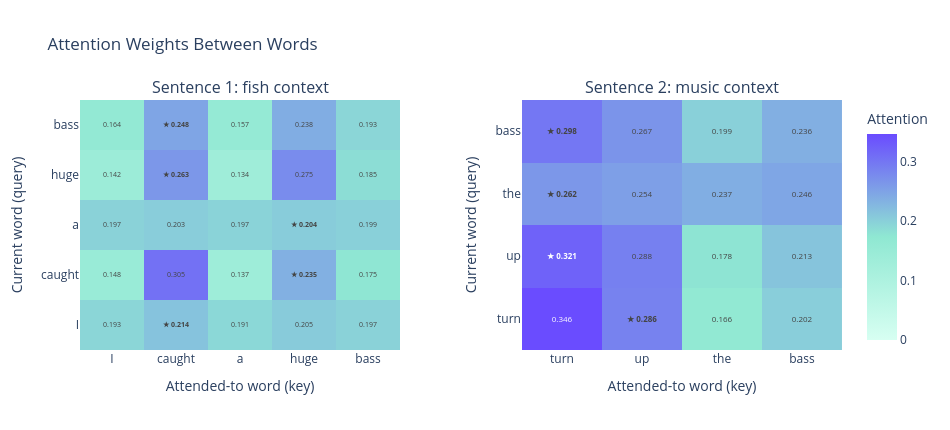

The cell this chart's notebook holds for it:
### Code cell
# softmax so it scales up to 1
def softmax(x):
    exp_x = np.exp(x - np.max(x, axis=-1, keepdims=True))
    return exp_x / exp_x.sum(axis=-1, keepdims=True)

attention_weights = softmax(scores)
attention_weights2 = softmax(scores2)

import plotly.graph_objects as go
from plotly.subplots import make_subplots

mint_to_purple = [
    [0.0, "#D7FFF2"],
    [0.5, "#8FE8D2"],
    [1.0, "#6A4CFF"],
]


def attention_labels(weights):
    labels = np.array([[f"{value:.3f}" for value in row] for row in weights], dtype=object)
    weights_without_self = weights.copy()
    np.fill_diagonal(weights_without_self, -np.inf)
    max_cols = np.argmax(weights_without_self, axis=1)
    for row_idx, col_idx in enumerate(max_cols):
        labels[row_idx, col_idx] = f"<b>★ {weights[row_idx, col_idx]:.3f}</b>"
    return labels


fig = make_subplots(
    rows=1,
    cols=2,
    subplot_titles=("Sentence 1: fish context", "Sentence 2: music context"),
    horizontal_spacing=0.16,
)

for col, (weights, words) in enumerate(
    [(attention_weights, sentence1), (attention_weights2, sentence2)],
    start=1,
):
    fig.add_trace(
        go.Heatmap(
            z=weights,
            x=words,
            y=words,
            text=attention_labels(weights),
            texttemplate="%{text}",
            colorscale=mint_to_purple,
            zmin=0,
            zmax=max(attention_weights.max(), attention_weights2.max()),
            colorbar=dict(title="Attention") if col == 2 else None,
            showscale=(col == 2),
        ),
        row=1,
        col=col,
    )

fig.update_xaxes(title_text="Attended-to word (key)")
fig.update_yaxes(title_text="Current word (query)")
fig.update_layout(
    title="Attention Weights Between Words",
    height=430,
    width=950,
    template="plotly_white",
)
fig.show()

### Figure 1 — Plotly figure (JSON) as saved in the notebook; plotly's stock layout.template omitted (floating-point values rounded to 4 significant figures)
{"data": [{"colorscale": [[0, "#D7FFF2"], [0.5, "#8FE8D2"], [1, "#6A4CFF"]], "showscale": false, "text": [["0.193", "<b>★ 0.214</b>", "0.191", "0.205", "0.197"], ["0.148", "0.305", "0.137", "<b>★ 0.235</b>", "0.175"], ["0.197", "0.203", "0.197", "<b>★ 0.204</b>", "0.199"], ["0.142", "<b>★ 0.263</b>", "0.134", "0.275", "0.185"], ["0.164", "<b>★ 0.248</b>", "0.157", "0.238", "0.193"]], "texttemplate": "%{text}", "type": "heatmap", "x": ["I", "caught", "a", "huge", "bass"], "xaxis": "x", "y": ["I", "caught", "a", "huge", "bass"], "yaxis": "y", "z": [[0.1928, 0.2137, 0.1906, 0.2055, 0.1974], [0.1481, 0.3054, 0.1368, 0.2346, 0.1751], [0.1971, 0.2028, 0.1968, 0.2039, 0.1995], [0.1418, 0.2632, 0.1345, 0.2753, 0.1851], [0.1643, 0.2476, 0.1575, 0.2379, 0.1928]], "zmax": 0.3459, "zmin": 0}, {"colorbar": {"title": {"text": "Attention"}}, "colorscale": [[0, "#D7FFF2"], [0.5, "#8FE8D2"], [1, "#6A4CFF"]], "showscale": true, "text": [["0.346", "<b>★ 0.286</b>", "0.166", "0.202"], ["<b>★ 0.321</b>", "0.288", "0.178", "0.213"], ["<b>★ 0.262</b>", "0.254", "0.237", "0.246"], ["<b>★ 0.298</b>", "0.267", "0.199", "0.236"]], "texttemplate": "%{text}", "type": "heatmap", "x": ["turn", "up", "the", "bass"], "xaxis": "x2", "y": ["turn", "up", "the", "bass"], "yaxis": "y2", "z": [[0.3459, 0.2861, 0.1658, 0.2022], [0.3211, 0.2884, 0.1776, 0.213], [0.2623, 0.2544, 0.2369, 0.2464], [0.2983, 0.2665, 0.1994, 0.2358]], "zmax": 0.3459, "zmin": 0}], "layout": {"annotations": [{"font": {"size": 16}, "showarrow": false, "text": "Sentence 1: fish context", "x": 0.21, "xanchor": "center", "xref": "paper", "y": 1, "yanchor": "bottom", "yref": "paper"}, {"font": {"size": 16}, "showarrow": false, "text": "Sentence 2: music context", "x": 0.79, "xanchor": "center", "xref": "paper", "y": 1, "yanchor": "bottom", "yref": "paper"}], "height": 430, "title": {"text": "Attention Weights Between Words"}, "width": 950, "xaxis": {"anchor": "y", "domain": [0, 0.42], "title": {"text": "Attended-to word (key)"}}, "xaxis2": {"anchor": "y2", "domain": [0.58, 1], "title": {"text": "Attended-to word (key)"}}, "yaxis": {"anchor": "x", "domain": [0, 1], "title": {"text": "Current word (query)"}}, "yaxis2": {"anchor": "x2", "domain": [0, 1], "title": {"text": "Current word (query)"}}}}
